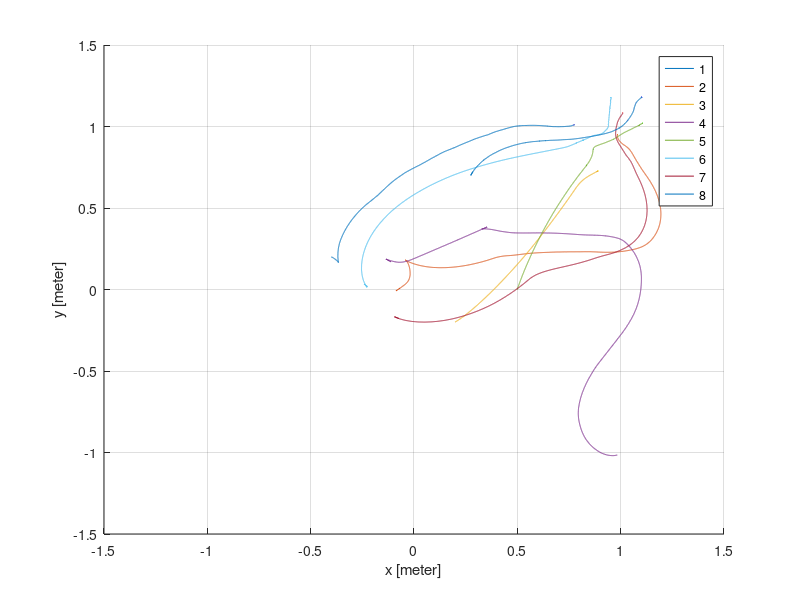

The MATLAB source for this figure:
% Robotarium Test Data Plot
% Sangjun Lee
% 2/19/2018
clear; close all; clc;

% Import the data
load('2_17_2018_data.mat');

% Generate figure 
[lim_row, lim_col] = size(robotarium_data);
 
figure; hold on;
j = 1;
while j < lim_row
    plot(robotarium_data(j,:),robotarium_data(j+1,:));
    j = j + 5;
end

grid on; axis([-1.5 1.5 -1.5 1.5]);
legend('1','2','3','4','5','6','7','8');
xlabel('x [meter]'); ylabel('y [meter]')